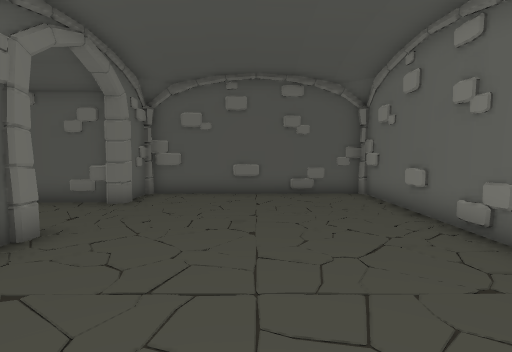
[1] (above)

18 first-person views from a walk through a scene from a Unity 3-D project. The camera is 1.4 m above the floor, tilts 4° down and sees 80° across. Doors are open. The floor is counted in squares, 1 m on a side. Each view is taken from the middle of a square. On the plan, view 1 faces up. The plan holds only what a view shows up to about 14 squares ahead; the rest is blank. The player is left out. Some surface patterns are stand-ins.

[2]
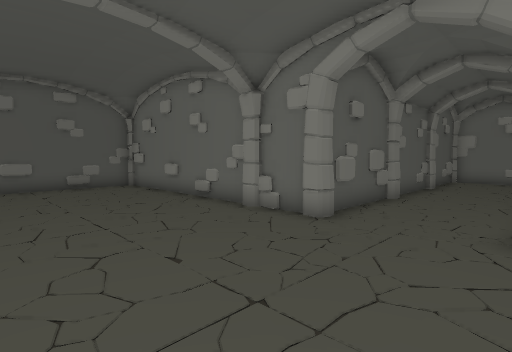

[3]
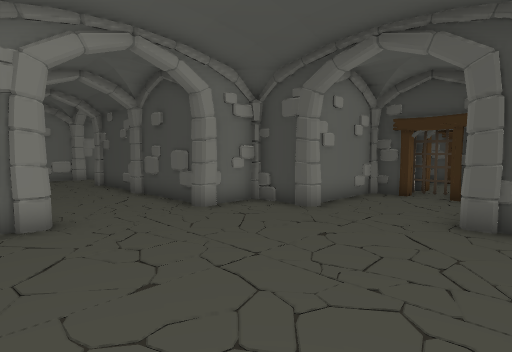

[4]
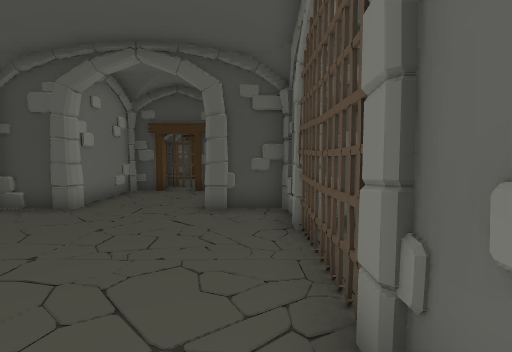

[5]
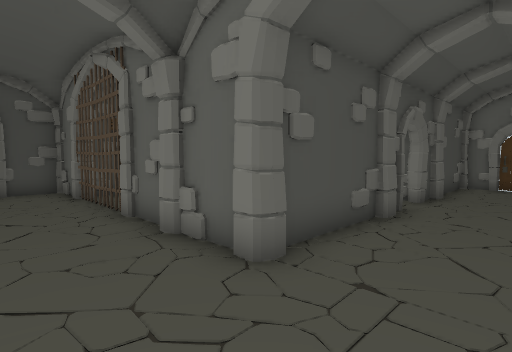

[6]
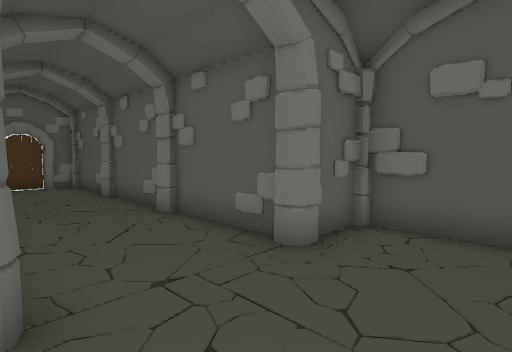

[7]
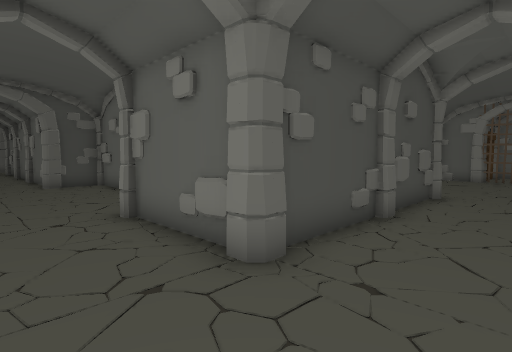

[8]
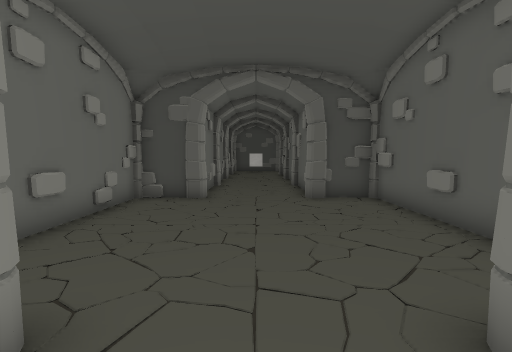

[9]
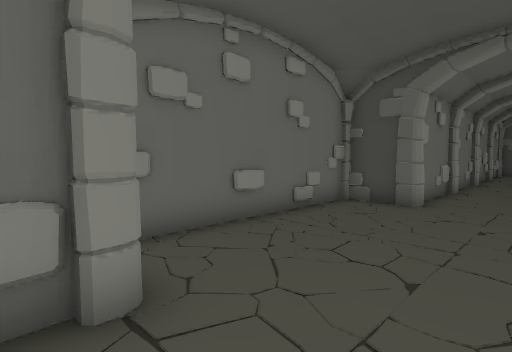

[10]
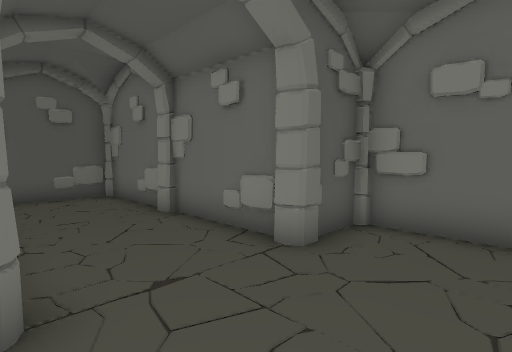

[11]
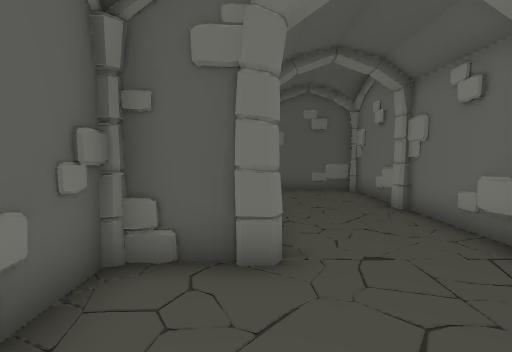

[12]
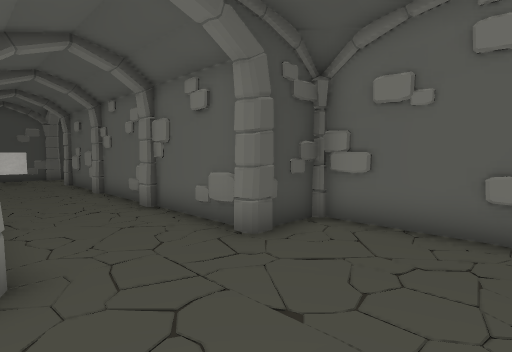

[13]
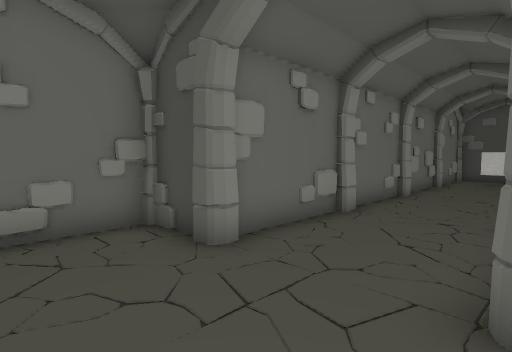

[14]
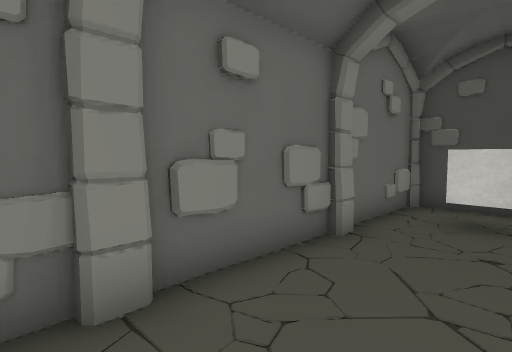

[15]
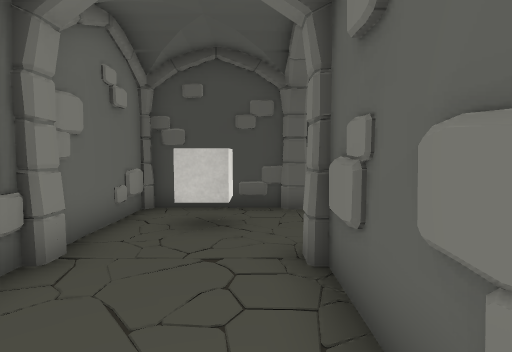

[16]
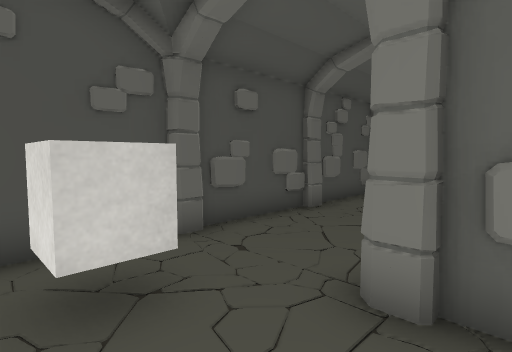

[17]
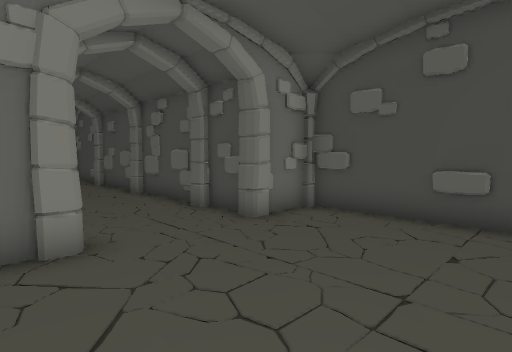

[18]
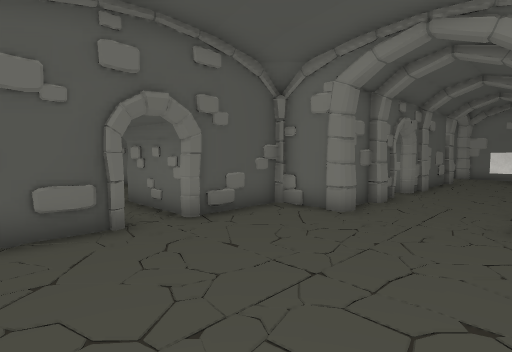

### Floor plan
Points are (right, up) in squares from view 1. A wall is a line through its corners. A room is listed if a view was taken in it or the views show most of it. See-through windows are left out.
Room 1 (views 1, 2, 3, 4, 5, 6, 7, 8, 9, 10, 11, 12, 13, 14, 15, 16, 17, 18)
walls: (0.6, -9.4) (0.6, -8.9) (1.9, -8.9) (1.9, -5.5); (-1.1, -8.9) (-0.6, -8.9); (-0.5, -9.9) (0.9, -9.9); (1.7, -4.9) (3.9, -4.9) (3.9, -2.7); (3.3, -5) (3.8, -4.6); (3.7, -3.3) (3.7, -2.8); (-3.9, -4.9) (-1.8, -4.9); (4.3, -2.9) (8, -2.9); (8.3, -2.9) (11.8, -2.9); (3.7, 0.7) (3.7, 1.2); (10.1, -7.1) (10.1, -14.5) (10.6, -15); (3.9, 0.8) (3.9, 2.8); (7.5, 0.9) (4.5, 0.9); (10.1, -14.7) (11.2, -14.9); (12.3, -7.1) (10.3, -7.1) (10.2, -8.1); (10.1, -14.9) (12.3, -14.9); (3.9, 3.3) (3.9, 10.9) (-3.7, 10.9) (-3.9, 9.9); (-3.9, 2.6) (-3.9, -4.7) (-2.9, -4.8); (-3.6, 3.1) (-3.9, 1.9); (12.1, -3.4) (12.1, -6.7); (11.7, -14.7) (12.2, -14.7); (12.1, -15.4) (12.1, -18.7); (11.8, 0.9) (8.8, 0.9); (-3.9, 5.2) (-3.9, 3.2); (15.9, -6.7) (15.9, -3.5); (-7.7, 5.1) (-4.4, 5.1); (15.9, -2.6) (15.9, 0.9) (12.9, 0.9); (12.1, -19.5) (12.1, -22.7); (16.4, -14.9) (17.7, -14.9) (17.8, -13.9); (17.9, -7.1) (15.8, -7.1); (-10.5, 5.1) (-10.5, 4.6); (-2.9, -25.1) (-4.6, -25.1); (-4.3, 8.9) (-15.9, 8.9) (-15.9, 8); (17.8, -14.3) (18, -13.9); (17.9, -14.9) (17.9, -7.3) (17.1, -7.2) (16.9, -7); (12.1, -23.6) (12.1, -26.5); (1.9, -27.2) (1.9, -25.1) (-1.2, -25.1) (-1.2, -23); (12.2, -23.9) (12.1, -24.5); (-3.9, 10.9) (-3.9, 8.7); (5.1, -27.1) (4.6, -27.1); (6.7, -27.1) (6.7, -26.6); (12.1, -25.3) (12.2, -25.8); (11, -27.1) (7.3, -27.1); (-15.9, 6.1) (-15.9, 5.1) (-13, 5.1); (15.9, -24.7) (15.8, -24.1); (-15.9, 7.7) (-15.9, 6.2); (4.4, -30.9) (7.7, -30.9); (15.9, -26.7) (15.9, -15.4); (8.2, -30.9) (11.7, -30.9); (-2.5, -32.9) (1.9, -32.9) (1.9, -30.7); (11.9, -30.9) (15.9, -30.9) (15.9, -27.4)
low walls: (-3.4, -4.9) (-2.3, -4.8); (-3.9, -0.8) (-3.7, -2); (-3.9, 1.4) (-3.7, 0.2); (12.1, -3.4) (12.3, -4.4); (15.8, -6) (16, -5.2); (15.9, -6.7) (15.7, -5.6); (18, -13.4) (17.6, -13); (17.9, -14.3) (17.8, -13.2)
ways out: closed door at (-16, 7)
objects: other object (-12, 5); other object (-12, 9); other object (-8, 9); other object (3, -31); other object (3, -27); other object (4, -27); other object (8, 1); other object (12, -27); other object (14, -29); other object (16, -23); other object (16, -19); other object (16, -15); other object (16, -3)

Positions as (right, up) in squares from view 1, and headings:
1: (0, 0), facing up
2: (-2, -3), facing up-right
3: (-3, 2), facing down-right
4: (-3, 3), facing down
5: (-1, 8), facing down-left
6: (-1, 5), facing up-left
7: (15, 0), facing down-left
8: (14, -5), facing down
9: (13, -6), facing down-right
10: (12, -10), facing up-right
11: (12, -11), facing up
12: (16, -11), facing down-left
13: (12, -12), facing down-right
14: (13, -22), facing down-right
15: (13, -23), facing down
16: (15, -26), facing down-left
17: (-3, -26), facing down-right
18: (-5, -31), facing up-right
